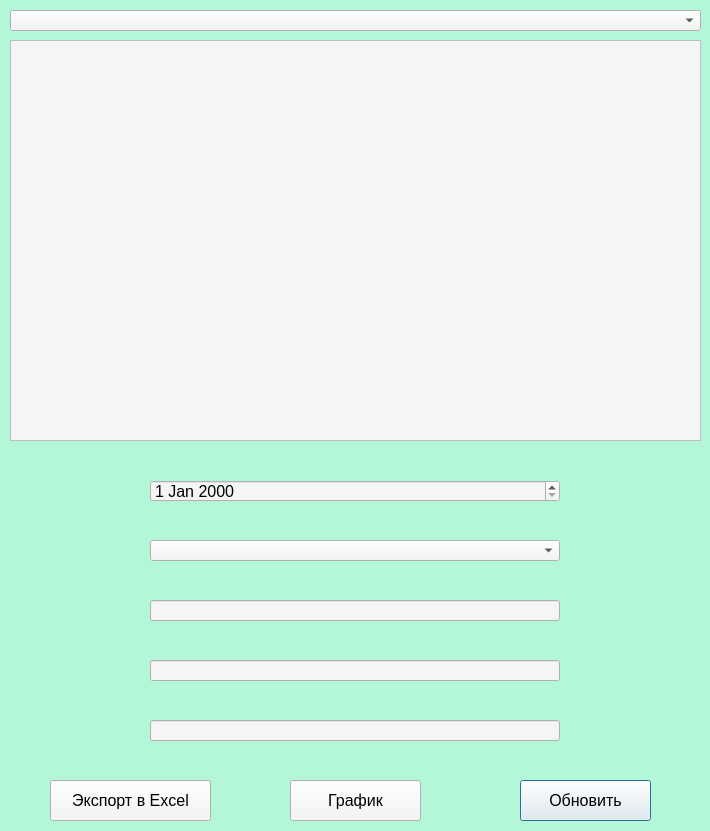
<?xml version="1.0" encoding="UTF-8"?>
<ui version="4.0">
 <class>Dialog</class>
 <widget class="QDialog" name="Dialog">
  <property name="geometry">
   <rect>
    <x>0</x>
    <y>0</y>
    <width>710</width>
    <height>831</height>
   </rect>
  </property>
  <property name="font">
   <font>
    <family>Calibri</family>
    <pointsize>18</pointsize>
   </font>
  </property>
  <property name="windowTitle">
   <string>Dialog</string>
  </property>
  <property name="styleSheet">
   <string notr="true">background-color: rgb(180, 246, 216)</string>
  </property>
  <widget class="QComboBox" name="queries">
   <property name="geometry">
    <rect>
     <x>10</x>
     <y>10</y>
     <width>691</width>
     <height>21</height>
    </rect>
   </property>
   <property name="font">
    <font>
     <pointsize>-1</pointsize>
     <weight>50</weight>
     <italic>false</italic>
     <bold>false</bold>
    </font>
   </property>
   <property name="styleSheet">
    <string notr="true">font-size: 16px;
font: &quot;Yu Gothic UI Semibold&quot;;
background-color: rgb(245, 245, 245)</string>
   </property>
  </widget>
  <widget class="QPushButton" name="print">
   <property name="geometry">
    <rect>
     <x>520</x>
     <y>780</y>
     <width>131</width>
     <height>41</height>
    </rect>
   </property>
   <property name="font">
    <font>
     <pointsize>-1</pointsize>
     <weight>50</weight>
     <italic>false</italic>
     <bold>false</bold>
    </font>
   </property>
   <property name="styleSheet">
    <string notr="true">font-size: 16px;
font: &quot;Yu Gothic UI Semibold&quot;;
background-color: rgb(245, 245, 245)</string>
   </property>
   <property name="text">
    <string>Обновить</string>
   </property>
  </widget>
  <widget class="QTableWidget" name="tableWidget">
   <property name="geometry">
    <rect>
     <x>10</x>
     <y>40</y>
     <width>691</width>
     <height>401</height>
    </rect>
   </property>
   <property name="font">
    <font>
     <pointsize>-1</pointsize>
     <weight>50</weight>
     <italic>false</italic>
     <bold>false</bold>
    </font>
   </property>
   <property name="styleSheet">
    <string notr="true">font-size: 16px;
font: &quot;Yu Gothic UI Semibold&quot;;
background-color: rgb(245, 245, 245)</string>
   </property>
  </widget>
  <widget class="QPushButton" name="excel_btn">
   <property name="geometry">
    <rect>
     <x>50</x>
     <y>780</y>
     <width>161</width>
     <height>41</height>
    </rect>
   </property>
   <property name="font">
    <font>
     <pointsize>-1</pointsize>
     <weight>50</weight>
     <italic>false</italic>
     <bold>false</bold>
    </font>
   </property>
   <property name="styleSheet">
    <string notr="true">font-size: 16px;
font: &quot;Yu Gothic UI Semibold&quot;;
background-color: rgb(245, 245, 245)</string>
   </property>
   <property name="text">
    <string>Экспорт в Excel</string>
   </property>
  </widget>
  <widget class="QPushButton" name="graph_btn">
   <property name="geometry">
    <rect>
     <x>290</x>
     <y>780</y>
     <width>131</width>
     <height>41</height>
    </rect>
   </property>
   <property name="font">
    <font>
     <pointsize>-1</pointsize>
     <weight>50</weight>
     <italic>false</italic>
     <bold>false</bold>
    </font>
   </property>
   <property name="styleSheet">
    <string notr="true">font-size: 16px;
font: &quot;Yu Gothic UI Semibold&quot;;
background-color: rgb(245, 245, 245)</string>
   </property>
   <property name="text">
    <string>График</string>
   </property>
  </widget>
  <widget class="QComboBox" name="comboBox">
   <property name="geometry">
    <rect>
     <x>150</x>
     <y>540</y>
     <width>410</width>
     <height>21</height>
    </rect>
   </property>
   <property name="font">
    <font>
     <pointsize>-1</pointsize>
     <weight>50</weight>
     <italic>false</italic>
     <bold>false</bold>
    </font>
   </property>
   <property name="styleSheet">
    <string notr="true">font-size: 16px;
font: &quot;Yu Gothic UI Semibold&quot;;
background-color: rgb(245, 245, 245)</string>
   </property>
  </widget>
  <widget class="QLabel" name="label_text">
   <property name="geometry">
    <rect>
     <x>150</x>
     <y>570</y>
     <width>410</width>
     <height>20</height>
    </rect>
   </property>
   <property name="font">
    <font>
     <pointsize>-1</pointsize>
     <weight>50</weight>
     <italic>false</italic>
     <bold>false</bold>
    </font>
   </property>
   <property name="styleSheet">
    <string notr="true">color: rgb(0, 0, 0);
font-size: 16px;
font: &quot;Arial Black&quot;;</string>
   </property>
   <property name="text">
    <string/>
   </property>
   <property name="alignment">
    <set>Qt::AlignCenter</set>
   </property>
  </widget>
  <widget class="QLabel" name="label_text_2">
   <property name="geometry">
    <rect>
     <x>150</x>
     <y>630</y>
     <width>410</width>
     <height>20</height>
    </rect>
   </property>
   <property name="font">
    <font>
     <pointsize>-1</pointsize>
     <weight>50</weight>
     <italic>false</italic>
     <bold>false</bold>
    </font>
   </property>
   <property name="styleSheet">
    <string notr="true">color: rgb(0, 0, 0);
font-size: 16px;
font: &quot;Arial Black&quot;;</string>
   </property>
   <property name="text">
    <string/>
   </property>
   <property name="alignment">
    <set>Qt::AlignCenter</set>
   </property>
  </widget>
  <widget class="QLineEdit" name="textEdit_2">
   <property name="geometry">
    <rect>
     <x>150</x>
     <y>660</y>
     <width>410</width>
     <height>21</height>
    </rect>
   </property>
   <property name="font">
    <font>
     <pointsize>-1</pointsize>
     <weight>50</weight>
     <italic>false</italic>
     <bold>false</bold>
    </font>
   </property>
   <property name="styleSheet">
    <string notr="true">font-size: 16px;
font: &quot;Yu Gothic UI Semibold&quot;;
background-color: rgb(245, 245, 245)</string>
   </property>
   <property name="text">
    <string/>
   </property>
  </widget>
  <widget class="QLabel" name="error">
   <property name="geometry">
    <rect>
     <x>10</x>
     <y>750</y>
     <width>691</width>
     <height>21</height>
    </rect>
   </property>
   <property name="font">
    <font>
     <family>Franklin Gothic Demi</family>
     <pointsize>16</pointsize>
     <weight>50</weight>
     <italic>false</italic>
     <bold>false</bold>
    </font>
   </property>
   <property name="styleSheet">
    <string notr="true">color: red;
font-size: 16px;
font: 16pt &quot;Franklin Gothic Demi&quot;;</string>
   </property>
   <property name="text">
    <string/>
   </property>
   <property name="alignment">
    <set>Qt::AlignCenter</set>
   </property>
  </widget>
  <widget class="QLineEdit" name="textEdit">
   <property name="geometry">
    <rect>
     <x>150</x>
     <y>600</y>
     <width>410</width>
     <height>21</height>
    </rect>
   </property>
   <property name="font">
    <font>
     <pointsize>-1</pointsize>
     <weight>50</weight>
     <italic>false</italic>
     <bold>false</bold>
    </font>
   </property>
   <property name="styleSheet">
    <string notr="true">font-size: 16px;
font: &quot;Yu Gothic UI Semibold&quot;;
background-color: rgb(245, 245, 245)</string>
   </property>
   <property name="text">
    <string/>
   </property>
  </widget>
  <widget class="QLineEdit" name="textEdit_3">
   <property name="geometry">
    <rect>
     <x>150</x>
     <y>720</y>
     <width>410</width>
     <height>21</height>
    </rect>
   </property>
   <property name="font">
    <font>
     <pointsize>-1</pointsize>
     <weight>50</weight>
     <italic>false</italic>
     <bold>false</bold>
    </font>
   </property>
   <property name="styleSheet">
    <string notr="true">font-size: 16px;
font: &quot;Yu Gothic UI Semibold&quot;;
background-color: rgb(245, 245, 245)</string>
   </property>
   <property name="text">
    <string/>
   </property>
  </widget>
  <widget class="QLabel" name="label_date">
   <property name="geometry">
    <rect>
     <x>150</x>
     <y>450</y>
     <width>410</width>
     <height>20</height>
    </rect>
   </property>
   <property name="font">
    <font>
     <pointsize>-1</pointsize>
     <weight>50</weight>
     <italic>false</italic>
     <bold>false</bold>
    </font>
   </property>
   <property name="styleSheet">
    <string notr="true">color: rgb(0, 0, 0);
font-size: 16px;
font: &quot;Arial Black&quot;;</string>
   </property>
   <property name="text">
    <string/>
   </property>
   <property name="alignment">
    <set>Qt::AlignCenter</set>
   </property>
  </widget>
  <widget class="QDateEdit" name="dateEdit">
   <property name="geometry">
    <rect>
     <x>150</x>
     <y>480</y>
     <width>410</width>
     <height>22</height>
    </rect>
   </property>
   <property name="font">
    <font>
     <pointsize>-1</pointsize>
     <weight>50</weight>
     <italic>false</italic>
     <bold>false</bold>
    </font>
   </property>
   <property name="styleSheet">
    <string notr="true">font-size: 16px;
font: &quot;Yu Gothic UI Semibold&quot;;
background-color: rgb(245, 245, 245)</string>
   </property>
  </widget>
  <widget class="QLabel" name="label_combo">
   <property name="geometry">
    <rect>
     <x>150</x>
     <y>510</y>
     <width>410</width>
     <height>20</height>
    </rect>
   </property>
   <property name="font">
    <font>
     <pointsize>-1</pointsize>
     <weight>50</weight>
     <italic>false</italic>
     <bold>false</bold>
    </font>
   </property>
   <property name="styleSheet">
    <string notr="true">color: rgb(0, 0, 0);
font-size: 16px;
font: &quot;Arial Black&quot;;</string>
   </property>
   <property name="text">
    <string/>
   </property>
   <property name="alignment">
    <set>Qt::AlignCenter</set>
   </property>
  </widget>
  <widget class="QLabel" name="label_text_3">
   <property name="geometry">
    <rect>
     <x>150</x>
     <y>690</y>
     <width>410</width>
     <height>20</height>
    </rect>
   </property>
   <property name="font">
    <font>
     <pointsize>-1</pointsize>
     <weight>50</weight>
     <italic>false</italic>
     <bold>false</bold>
    </font>
   </property>
   <property name="styleSheet">
    <string notr="true">color: rgb(0, 0, 0);
font-size: 16px;
font: &quot;Arial Black&quot;;</string>
   </property>
   <property name="text">
    <string/>
   </property>
   <property name="alignment">
    <set>Qt::AlignCenter</set>
   </property>
  </widget>
 </widget>
 <resources/>
 <connections/>
</ui>
